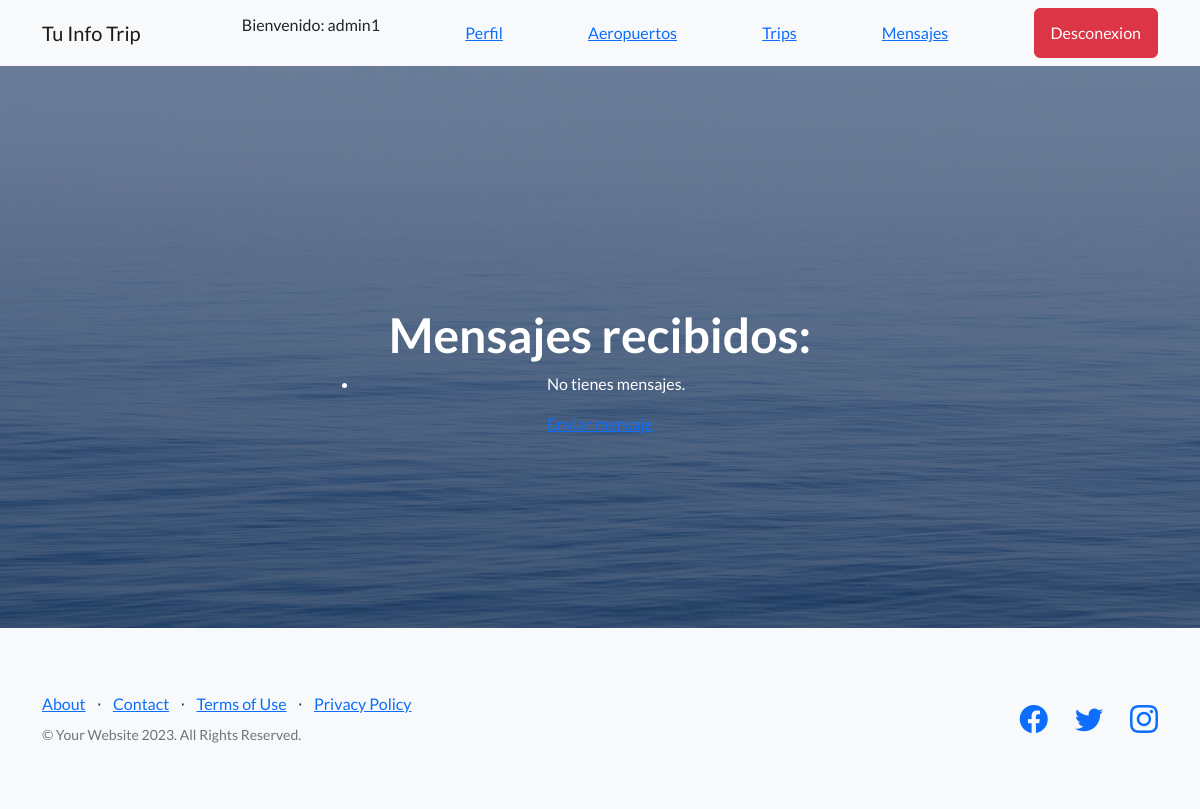
Before: /AppMensajes/lista_mensajes/ (signed in) with the older database file.
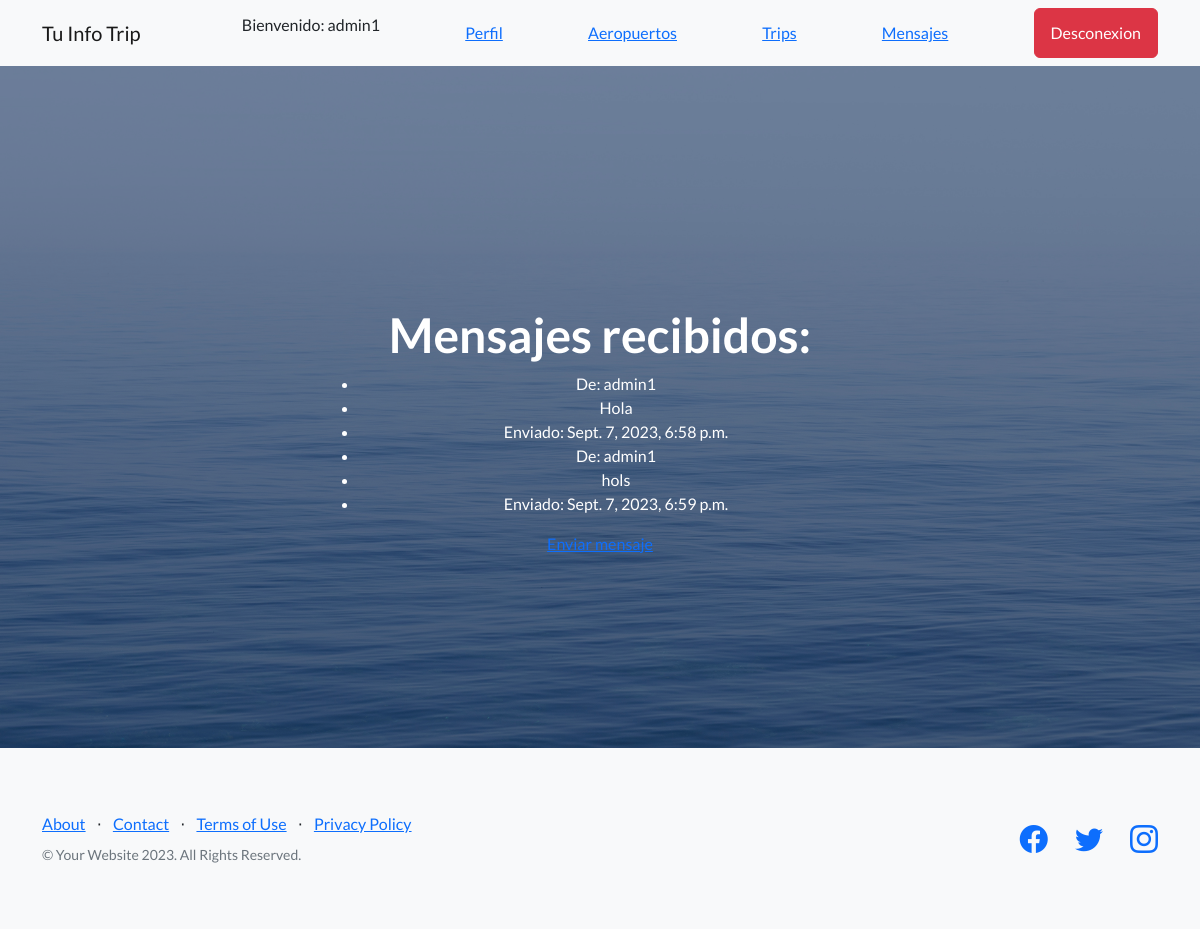
After: the same page with the newer database file.
### AppMensajes/models.py (models this page shows, shortened)
class Mensaje(models.Model):
    emisor = models.ForeignKey(User, on_delete=models.CASCADE, related_name='mensajes_enviados')
    receptor = models.ForeignKey(User, on_delete=models.CASCADE, related_name='mensajes_recibidos')
    contenido = models.TextField()
    fecha_envio = models.DateTimeField(auto_now_add=True)

### AppMensajes/templates/AppMensajes/mensaje_list.html
{% extends "AppBlog/padre.html" %}
{% load static %}
{% block content %}
<h1>Mensajes recibidos:</h1>
<ul>
{% for mensaje in object_list %}
  <li>De: {{ mensaje.emisor.username }}</li>
  <li>{{ mensaje.contenido }}</li>
  <li>Enviado: {{ mensaje.fecha_envio }}</li>
{% empty %}
  <li>No tienes mensajes.</li>
{% endfor %}
</ul>
<a href="{% url 'enviar_mensaje' %}">Enviar mensaje</a>
{% endblock %}

Changed rows visible on the page:
added Mensaje: emisor.username "admin1", contenido "Hola", fecha_envio "Sept. 7, 2023, 6:58 p.m."
added Mensaje: emisor.username "admin1", contenido "hols", fecha_envio "Sept. 7, 2023, 6:59 p.m."
Other visible differences:
text no longer shown: "No tienes mensajes."
